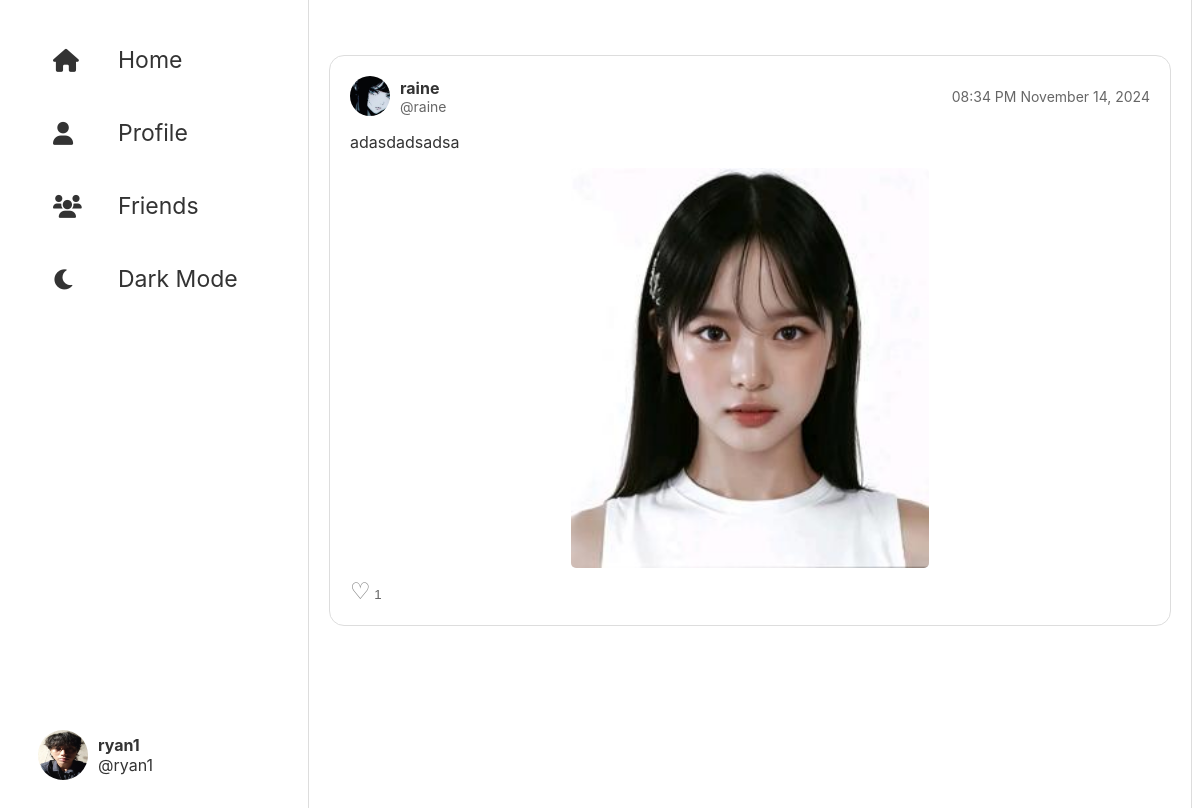
The page /blog/2/ (signed in) on the database its author committed.
### blog/models.py (models this page shows, shortened)
class Profile(models.Model):
    user = models.OneToOneField(User, on_delete=models.CASCADE)
    bio = models.TextField(blank=True)
    profile_picture = models.ImageField(upload_to='profile_pics/', blank=True)

class BlogPost(models.Model):
    content = models.TextField()
    date_posted = models.DateTimeField(default=timezone.now)
    author = models.ForeignKey(settings.AUTH_USER_MODEL, on_delete=models.CASCADE)
    image = models.ImageField(upload_to='blog_images/', blank=True, null=True)

class Like(models.Model):
    user = models.ForeignKey(User, on_delete=models.CASCADE)
    post = models.ForeignKey(BlogPost, on_delete=models.CASCADE, related_name='likes')
    created_at = models.DateTimeField(auto_now_add=True)
    class Meta:
        unique_together = ('user', 'post')  # Ensure a user can only like a post once

### blog/views.py (the view)
# urls.py: path('<int:id>/', views.blog_detail, name='blog_detail'),  # Blog detail
def blog_detail(request, id):
    post = get_object_or_404(BlogPost, id=id)
    context = {'post': post}
    return render(request, 'blog/blog_detail.html', context)

### blog/templates/blog/blog_detail.html (shortened to what this page needs)
{% load tz %}
<!DOCTYPE html>
<html lang="en">
<head>
    {% load static %}
    <link rel="stylesheet" href="{% static 'blog/styles.css' %}">
    <link rel="stylesheet" href="https://cdnjs.cloudflare.com/ajax/libs/font-awesome/6.0.0/css/all.min.css" />
</head>
<body>
<div class="container">
    <div class="sidebar">
        <ul class="sidebar-nav">
            <li><a href="{% url 'blog_list' %}"><i class="fas fa-home"></i> Home</a></li>
            <li><a href="{% url 'profile' %}"><i class="fas fa-user"></i> Profile</a></li>
            <li><a href="#"><i class="fas fa-users"></i> Friends</a></li>
            <li id="dark-mode-toggle">
                <a href="#"><i class="fas fa-moon"></i> Dark Mode</a>
            </li>
        </ul>
        {% if user.is_authenticated %}
            <div class="sidebar-bottom">
                {% if user.profile.profile_picture %}
                    <img src="{{ user.profile.profile_picture.url }}" alt="
    Profile Picture" class="profile-pic">
                {% endif %}
                <div class="user-info">
                    <h3>{{ user.username }}</h3>
                    <p>@{{ user.username }}</p>
                </div>
            </div>
        {% endif %}
    </div>
    <div class="main-content">
        <div id="feed-container" class="feed">
            <div class="post">
                <div class="post-header">
                    {% if post.author.profile.profile_picture %}
                    <img src="{{ post.author.profile.profile_picture.url }}" alt="Profile Picture" class="profile-pic">
                    {% endif %}
                    <div class="post-author">
                        <h3>{{ post.author.username }}</h3>
                        <p>@{{ post.author.username }}</p>
                    </div>
                    <div class="post-author post-date" style="margin-left: auto;">
                        {% timezone "Asia/Shanghai" %}
                        <p class="post-date">{{ post.date_posted|date:"h:i A F d, Y" }}</p>
                        {% endtimezone %}
                    </div>
                </div>
                <div class="post-content">
                    <p>{{ post.content }}</p>
                    {% if post.image %}
                    <img src="{{ post.image.url }}" alt="Post Image" class="post-image">
                    {% endif %}
                </div>
                <div class="post-actions">
                    <div style="justify-content: flex-start;">
                        <button class="like-button" data-post-id="{{ post.id }}" data-liked="{% if request.user in post.likes.all %}true{% else %}false{% endif %}">
                            <i class="heart-icon {% if request.user in post.likes.all %}liked{% endif %}"></i>
                            <span id="like-count-{{ post.id }}">{{ post.likes.count }}</span>
                        </button>
                    </div>
                </div>
            </div>
        </div>
    </div>
</div>
</body>
</html>

### blog/static/blog/styles.css (style rules this page uses)
body { font-family: -apple-system, BlinkMacSystemFont, 'Segoe UI', Roboto, Oxygen, Ubuntu, Cantarell, 'Open Sans', 'Helvetica Neue', sans-serif; background-color: #fff; color: #333; transition: background-color 0.3s, color 0.3s; display: flex; overflow-y: hidden; margin-bottom: 0px; margin-top: 0px; }
.container { display: flex; width: 100%; max-width: 1200px; margin: 0 auto; overflow-y: hidden; }
.sidebar { width: 250px; padding: 20px; background-color: #fff; position: fixed; top: 0; height: 100vh; display: flex; flex-direction: column; justify-content: space-between; overflow-y: auto; margin: none; }
.sidebar-nav { list-style: none; padding: none; padding-inline-start: 15px; }
.sidebar-nav li { margin-bottom: 25px; display: flex; align-items: center; list-style: none; }
.sidebar-nav a { display: flex; align-items: center; padding: 10px; text-decoration: none; color: #333; font-size: 23px; transition: padding 0.3s ease; }
.sidebar-nav a i { margin-right: 40px; width: 25px; height: 25px; top: 50%; align-content: center; }
.sidebar-bottom { display: flex; align-items: center; padding: 10px; margin-bottom: 30px; }
.sidebar-bottom .profile-pic { width: 50px; height: 50px; border-radius: 50%; margin-right: 10px; }
.sidebar-bottom .user-info h3 { margin: 0; font-size: 16px; font-weight: bold; }
.user-info p { margin-block-start: 0; margin-block-end: 0; font-size: 16px; }
.main-content { flex: 1; margin-left: 300px; padding: 20px; border-left: 1px solid #ddd; border-right: 1px solid #ddd; overflow-y: auto; height: 100vh; width: calc(100% - 250px); }
.feed { margin-top: 35px; }
.post { background-color: #fff; border: 1px solid #ddd; border-radius: 5px; padding: 20px; margin-bottom: 20px; border-radius: 15px; }
.post-header { display: flex; align-items: center; margin-bottom: 10px; }
.profile-pic { width: 40px; height: 40px; border-radius: 50%; margin-right: 10px; }
.post-author h3 { margin: 0; font-size: 16px; font-weight: bold; }
.post-author p { margin: 0; font-size: 14px; color: #666; }
.post-content { margin-bottom: 10px; }
.post-image { display: block; min-width: 300px; min-height: 400px; border-radius: 5px; margin: 0 auto; margin-top: 10px; }
.post-actions { display: flex; justify-content: space-between; align-items: center; }
.post-actions button { background: none; border: none; padding: 0; cursor: pointer; color: #666; }
.sidebar, .main-content, .right-sidebar { overflow-y: auto; scrollbar-width: none; }
.post-date { font-size: 12px; color: #8899a6; }
.like-button { background: none; border: none; cursor: pointer; padding: 0; outline: none; color: gray; }
.heart-icon { font-size: 23px; color: gray; font-style: normal; }
.heart-icon:before { content: '\2661'; }

### rows shown on the page
BlogPost: author.profile.profile_picture (picture), author.username "raine", date_posted "08:34 PM November 14, 2024", content "adasdadsadsa", image (picture), likes.count "1"

### other values the page prints
{{ user.username }} "ryan1"
